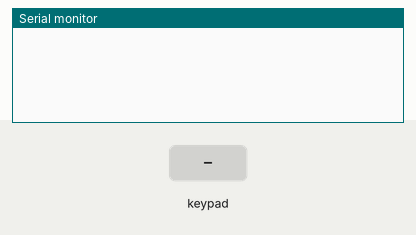
Bench run of a sketch on a simulated Arduino Mega 2560, built with avr-gcc and run on an emulated ATmega2560. On the bench: the last lines printed to the serial monitor. The inputs (shaded band) are chosen by the test bench.

Above: at 1.2 s.
1.3 s: key '1' pressed
At 2.3 s:
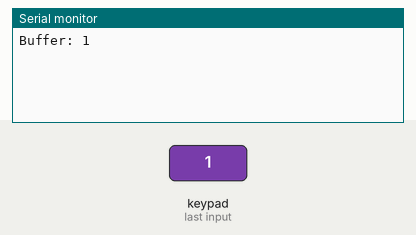
2.8 s: keypad keys 3 5 3 3 3 1 2 9 # pressed 0.4 s apart
At 7.4 s:
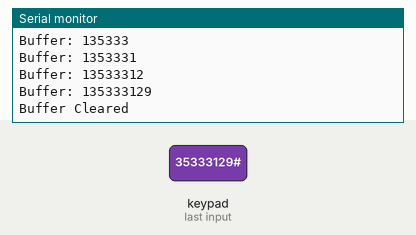
7.9 s: key '2' pressed
At 8.7 s:
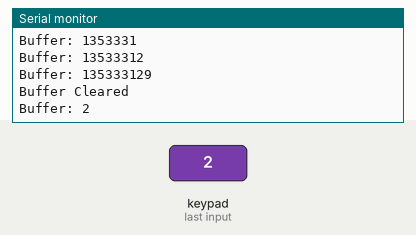
9.4 s: keypad keys 3 5 3 3 3 1 2 9 pressed 0.4 s apart
At 13.0 s:
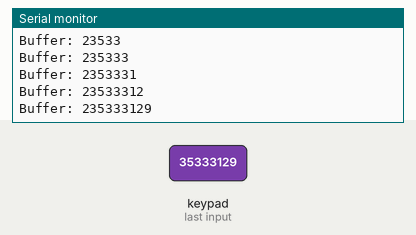
Timing chart, 0 to 14.5 s (numbered marks = the images above; inputs shaded):
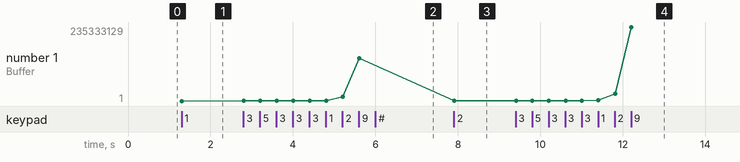

Measured:
- after the input at 1.3 s, the serial monitor: prints a new line at once (image 1)
- after the input at 2.8 s, the serial monitor: prints a new line at once (image 2)
- after the input at 7.9 s, the serial monitor: prints a new line at once (image 3)
- after the input at 9.4 s, the serial monitor: prints a new line at once (image 4)
- plotted number 1: 1 → 135333129 after the input at 2.8 s, 135333129 → 2 after the input at 7.9 s, 2 → 235333129 after the input at 9.4 s

The sketch:

keypadTextBuffer.ino
```cpp
#include <Keypad.h>

const byte ROWS = 4;
const byte COLS = 3;

char keys[ROWS][COLS] = {
  {'1','2','3'},
  {'4','5','6'},
  {'7','8','9'},
  {'*','0','#'}
};
byte rowPins[ROWS] = {35, 33, 31, 29};
byte colPins[COLS] = {27, 25, 23};

Keypad keypad = Keypad(makeKeymap(keys), rowPins, colPins, ROWS, COLS);

String textBuffer = "";  //empty string for the text buffer

void setup(){
  Serial.begin(9600);
}

void loop() {
  char key = keypad.getKey();

  if (key){
    if (key == '*' || key == '#') {
      textBuffer = "";
      Serial.println("Buffer Cleared");
    } else {
      textBuffer += key;
      Serial.print("Buffer: ");
      Serial.println(textBuffer);
    }
  }
}
```
